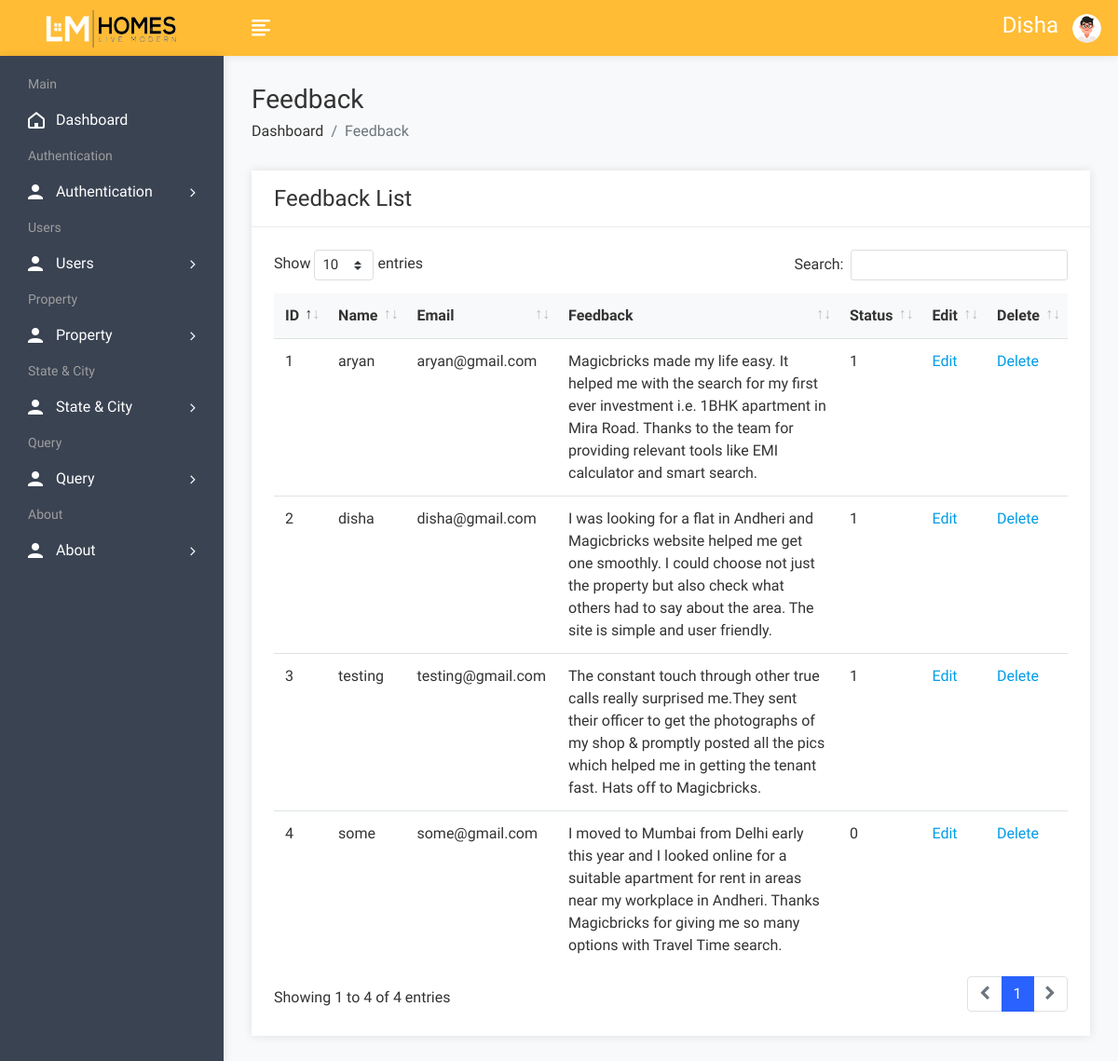
Page /admin/feedbackview.php (signed in) on the committed database.
### tables this page shows
CREATE TABLE `feedback` (
  `fid` int(50) NOT NULL,
  `uid` int(50) NOT NULL,
  `fdescription` varchar(300) NOT NULL,
  `status` int(1) NOT NULL,
  `date` date NOT NULL DEFAULT current_timestamp()
);

CREATE TABLE `user` (
  `uid` int(50) NOT NULL,
  `uname` varchar(100) NOT NULL,
  `uemail` varchar(100) NOT NULL,
  `uphone` varchar(20) NOT NULL,
  `upass` varchar(50) NOT NULL,
  `utype` varchar(50) NOT NULL,
  `uimage` varchar(300) NOT NULL
);

### admin/feedbackview.php (the view, shortened to what this page needs)
<!DOCTYPE html>
<html lang="en">
<head>
        <link rel="stylesheet" href="assets/css/bootstrap.min.css">
        <link rel="stylesheet" href="assets/css/font-awesome.min.css">
        <link rel="stylesheet" href="assets/css/feathericon.min.css">
		<link rel="stylesheet" href="assets/plugins/datatables/dataTables.bootstrap4.min.css">
		<link rel="stylesheet" href="assets/plugins/datatables/responsive.bootstrap4.min.css">
		<link rel="stylesheet" href="assets/plugins/datatables/select.bootstrap4.min.css">
		<link rel="stylesheet" href="assets/plugins/datatables/buttons.bootstrap4.min.css">
        <link rel="stylesheet" href="assets/css/style.css">
    </head>
    <body>
				<?php include("header.php"); ?>
            <div class="page-wrapper">
                <div class="content container-fluid">
					<div class="page-header">
						<div class="row">
							<div class="col">
								<h3 class="page-title">Feedback</h3>
								<ul class="breadcrumb">
									<li class="breadcrumb-item"><a href="dashboard.php">Dashboard</a></li>
									<li class="breadcrumb-item active">Feedback</li>
								</ul>
							</div>
						</div>
					</div>
					<div class="row">
						<div class="col-sm-12">
							<div class="card">
								<div class="card-header">
									<h4 class="card-title">Feedback List</h4>
								</div>
								<div class="card-body">
									<table id="basic-datatable" class="table">
                                            <thead>
                                                <tr>
                                                    <th>ID</th>
                                                    <th>Name</th>
                                                    <th>Email</th>
                                                    <th>Feedback</th>
													<th>Status</th>
                                                    <th>Edit</th>
                                                    <th>Delete</th>
                                                </tr>
                                            </thead>
                                            <tbody>
											<?php
												$query=mysqli_query($con,"select feedback.*, user.* from feedback,user where feedback.uid=user.uid");
												$cnt=1;
												while($row=mysqli_fetch_array($query))
													{
											?>
                                                <tr>
                                                    <td><?php echo $cnt; ?></td>
                                                    <td><?php echo $row['uname']; ?></td>
                                                    <td><?php echo $row['uemail']; ?></td>
                                                    <td><?php echo $row['2']; ?></td>
                                                    <td><?php echo $row['3']; ?></td>
													<td><a href="feedbackedit.php?id=<?php echo $row['0']; ?>">Edit</a></td>
                                                    <td><a href="feedbackdelete.php?id=<?php echo $row['0']; ?>">Delete</a></td>
                                                </tr>
                                                <?php
												$cnt=$cnt+1;
												}
												?>
                                            </tbody>
                                        </table>
								</div>
							</div>
						</div>
					</div>
				</div>
			</div>
    </body>
</html>

### rows in the picture
feedback: uid.uname "aryan", uid.uemail "aryan@gmail.com", fdescription "Magicbricks made my life easy. It helped me with the search for my first ever investment i.e. 1BHK apartment in Mira Road. Thanks to the team for providing relevant tools like EMI calculator and smart search.", status "1"
feedback: uid.uname "disha", uid.uemail "disha@gmail.com", fdescription "I was looking for a flat in Andheri and Magicbricks website helped me get one smoothly. I could choose not just the property but also check what others had to say about the area. The site is simple and user friendly.", status "1"
feedback: uid.uname "testing", uid.uemail "testing@gmail.com", fdescription "The constant touch through other true calls really surprised me.They sent their officer to get the photographs of my shop & promptly posted all the pics which helped me in getting the tenant fast. Hats off to Magicbricks.", status "1"
feedback: uid.uname "some", uid.uemail "some@gmail.com", fdescription "I moved to Mumbai from Delhi early this year and I looked online for a suitable apartment for rent in areas near my workplace in Andheri. Thanks Magicbricks for giving me so many options with Travel Time search.", status "0"

### other values in the picture
$_SESSION['auser'] "Disha"
